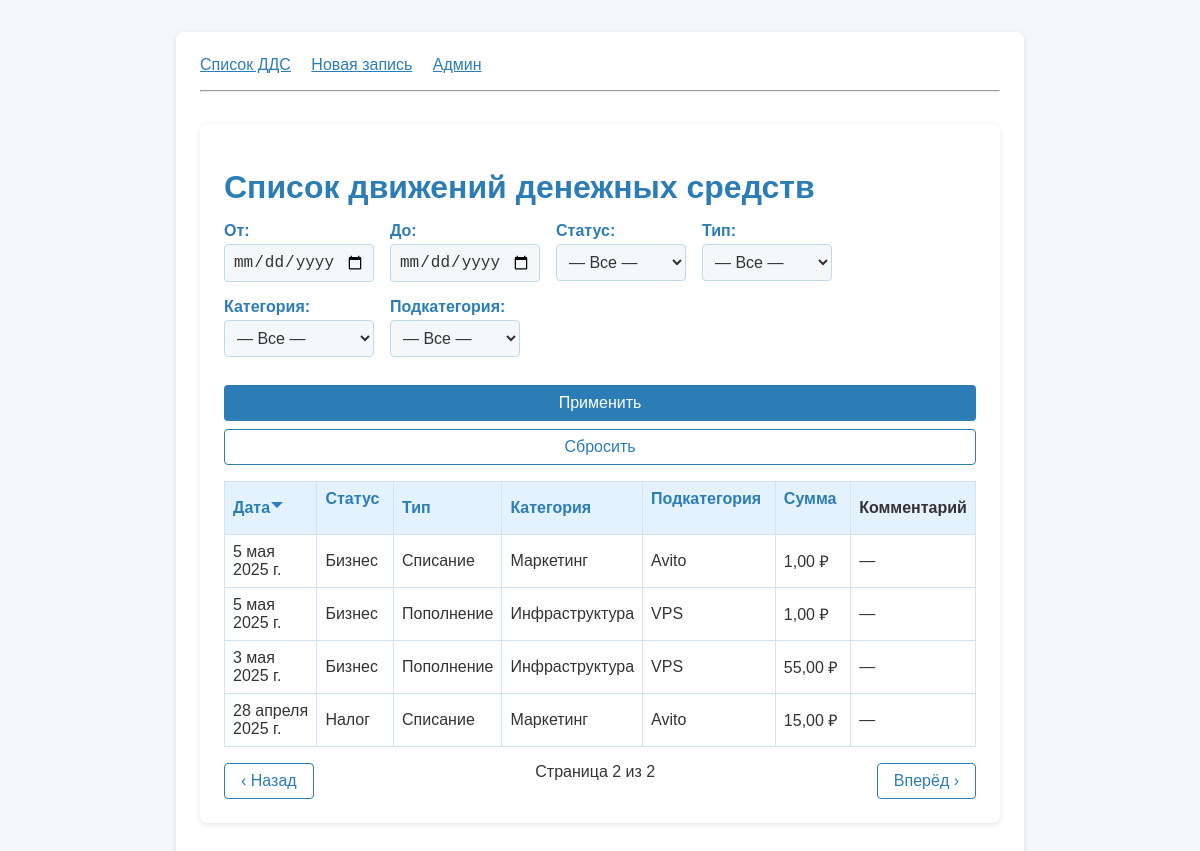
Screenshot of /?page=2 with the database file from the repository.
### cashflow/models.py (models this page shows, shortened)
class CashFlow(models.Model):
    created_at = models.DateField("Дата записи", default=timezone.now,
                                  help_text="Если нужно, вы можете изменить дату записи вручную")
    status = models.ForeignKey(Status, verbose_name=_("Статус"), on_delete=models.PROTECT)
    txn_type = models.ForeignKey(
        TransactionType, verbose_name=_("Тип операции"), on_delete=models.PROTECT
    )
    category = models.ForeignKey(Category, verbose_name=_("Категория"), on_delete=models.PROTECT)
    subcategory = models.ForeignKey(SubCategory, verbose_name=_("Подкатегория"), on_delete=models.PROTECT)
    amount = models.DecimalField(_("Сумма, ₽"), max_digits=12, decimal_places=2)
    comment = models.TextField(_("Комментарий"), blank=True)

class Status(models.Model):
    name = models.CharField(_("Название статуса"), max_length=50, unique=True)
    class Meta:
        verbose_name = "Статус"
        verbose_name_plural = "Статусы"

class TransactionType(models.Model):
    name = models.CharField(max_length=50, unique=True)
    class Meta:
        verbose_name = "Тип операции"
        verbose_name_plural = "Типы операций"

class Category(models.Model):
    name = models.CharField(max_length=100)
    txn_type = models.ForeignKey(
        TransactionType, on_delete=models.CASCADE, related_name="categories"
    )
    class Meta:
        unique_together = ("name", "txn_type")
        verbose_name = "Категория"
        verbose_name_plural = "Категории"

class SubCategory(models.Model):
    name = models.CharField(max_length=100)
    category = models.ForeignKey(
        Category, on_delete=models.CASCADE, related_name="subcategories"
    )
    class Meta:
        unique_together = ("name", "category")
        verbose_name = "Подкатегория"
        verbose_name_plural = "Подкатегории"

### cashflow/views.py (the view)
# urls.py: path("", CashFlowListView.as_view(), name="cashflow_list"),
class CashFlowListView(ListView):
    model = CashFlow
    template_name = "cashflow_list.html"
    context_object_name = "object_list"
    paginate_by = 10
    def get_queryset(self):
        qs = super().get_queryset().select_related(
            "status", "txn_type", "category", "subcategory"
        )
        params = self.request.GET
        if params.get("date_from"):
            qs = qs.filter(created_at__gte=params["date_from"])
        if params.get("date_to"):
            qs = qs.filter(created_at__lte=params["date_to"])
        if params.get("status"):
            qs = qs.filter(status_id=params["status"])
        if params.get("txn_type"):
            qs = qs.filter(txn_type_id=params["txn_type"])
        if params.get("category"):
            qs = qs.filter(category_id=params["category"])
        if params.get("subcategory"):
            qs = qs.filter(subcategory_id=params["subcategory"])
        ordering = params.get("ordering", "-created_at")
        return qs.order_by(ordering)
    def get_context_data(self, **kwargs):
        ctx = super().get_context_data(**kwargs)
        params = self.request.GET.copy()
        params.pop("page", None)
        ctx["clean_qs"] = params.urlencode()
        ctx["statuses"] = Status.objects.all()
        ctx["types"] = TransactionType.objects.all()
        ctx["categories"] = Category.objects.select_related("txn_type").all()
        ctx["subcategories"] = SubCategory.objects.select_related("category").all()
        ctx["selected_status"] = params.get("status", "")
        ctx["selected_type"] = params.get("txn_type", "")
        ctx["selected_category"] = params.get("category", "")
        ctx["selected_subcategory"] = params.get("subcategory", "")
        ctx["current_order"] = self.request.GET.get("ordering", "-created_at")
        return ctx

### cashflow/templates/cashflow_list.html (shortened to what this page needs)
{% extends "base.html" %}
{% block content %}
<div class="container">
  <h1>Список движений денежных средств</h1>
  <form method="get" action="{% url 'cashflow_list' %}" class="filter-form">
    <div class="filter-group">
      <div class="filter-field">
        <label for="id_date_from">От:</label>
        <input
          type="date"
          id="id_date_from"
          name="date_from"
          value="{{ filter.date_from|default_if_none:'' }}"
        >
      </div>
      <div class="filter-field">
        <label for="id_date_to">До:</label>
        <input
          type="date"
          id="id_date_to"
          name="date_to"
          value="{{ filter.date_to|default_if_none:'' }}"
        >
      </div>
      <div class="filter-field">
        <label for="id_status">Статус:</label>
        <select id="id_status" name="status">
          <option value=""
            {% if not filter.status %}selected{% endif %}>
            — Все —
          </option>
        </select>
      </div>
      <div class="filter-field">
        <label for="filter_type">Тип:</label>
        <select id="filter_type" name="txn_type">
          <option value=""
            {% if not filter.txn_type %}selected{% endif %}>
            — Все —
          </option>
        </select>
      </div>
      <div class="filter-field">
        <label for="filter_category">Категория:</label>
        <select id="filter_category" name="category">
          <option value=""
            {% if not filter.category %}selected{% endif %}>
            — Все —
          </option>
        </select>
      </div>
      <div class="filter-field">
        <label for="filter_subcategory">Подкатегория:</label>
        <select id="filter_subcategory" name="subcategory">
          <option value=""
            {% if not filter.subcategory %}selected{% endif %}>
            — Все —
          </option>
        </select>
      </div>
      <div class="filter-field filter-buttons">
        <button type="submit" class="btn btn-primary">Применить</button>
        <a href="{% url 'cashflow_list' %}" class="btn btn-secondary">Сбросить</a>
      </div>
    </div>
  </form>
  <table class="table">
    <thead>
      <tr>
        <th>
          {% if current_order == "created_at" %}
            <a href="{% url 'cashflow_list' %}?ordering=-created_at" class="sorted asc">Дата</a>
          {% elif current_order == "-created_at" %}
            <a href="{% url 'cashflow_list' %}?ordering=created_at" class="sorted desc">Дата</a>
          {% else %}
            <a href="{% url 'cashflow_list' %}?ordering=created_at">Дата</a>
          {% endif %}
        </th>
        <th>
          {% if current_order == "status__name" %}
            <a href="{% url 'cashflow_list' %}?ordering=-status__name" class="sorted asc">Статус</a>
          {% elif current_order == "-status__name" %}
            <a href="{% url 'cashflow_list' %}?ordering=status__name" class="sorted desc">Статус</a>
          {% else %}
            <a href="{% url 'cashflow_list' %}?ordering=status__name">Статус</a>
          {% endif %}
        </th>
        <th>
          {% if current_order == "txn_type__name" %}
            <a href="{% url 'cashflow_list' %}?ordering=-txn_type__name" class="sorted asc">Тип</a>
          {% elif current_order == "-txn_type__name" %}
            <a href="{% url 'cashflow_list' %}?ordering=txn_type__name" class="sorted desc">Тип</a>
          {% else %}
            <a href="{% url 'cashflow_list' %}?ordering=txn_type__name">Тип</a>
          {% endif %}
        </th>
        <th>
          {% if current_order == "category__name" %}
            <a href="{% url 'cashflow_list' %}?ordering=-category__name" class="sorted asc">Категория</a>
          {% elif current_order == "-category__name" %}
            <a href="{% url 'cashflow_list' %}?ordering=category__name" class="sorted desc">Категория</a>
          {% else %}
            <a href="{% url 'cashflow_list' %}?ordering=category__name">Категория</a>
          {% endif %}
        </th>
        <th>
          {% if current_order == "subcategory__name" %}
            <a href="{% url 'cashflow_list' %}?ordering=-subcategory__name" class="sorted asc">Подкатегория</a>
          {% elif current_order == "-subcategory__name" %}
            <a href="{% url 'cashflow_list' %}?ordering=subcategory__name" class="sorted desc">Подкатегория</a>
          {% else %}
            <a href="{% url 'cashflow_list' %}?ordering=subcategory__name">Подкатегория</a>
          {% endif %}
        </th>
        <th>
          {% if current_order == "amount" %}
            <a href="{% url 'cashflow_list' %}?ordering=-amount" class="sorted asc">Сумма</a>
          {% elif current_order == "-amount" %}
            <a href="{% url 'cashflow_list' %}?ordering=amount" class="sorted desc">Сумма</a>
          {% else %}
            <a href="{% url 'cashflow_list' %}?ordering=amount">Сумма</a>
          {% endif %}
        </th>
        <th>Комментарий</th>
      </tr>
    </thead>
    <tbody>
      {% for obj in object_list %}
        <tr>
          <td>{{ obj.created_at }}</td>
          <td>{{ obj.status.name }}</td>
          <td>{{ obj.txn_type.name }}</td>
          <td>{{ obj.category.name }}</td>
          <td>{{ obj.subcategory.name }}</td>
          <td>{{ obj.amount }} ₽</td>
          <td>{{ obj.comment|default:"—" }}</td>
        </tr>
      {% empty %}
        <tr><td colspan="7">Записи не найдены.</td></tr>
      {% endfor %}
    </tbody>
  </table>
  {% include "pagination.html" %}
</div>
{% endblock %}

### cashflow/static/styles.css (style rules this page uses)
:root { --bg-page: #f4f8fb; --bg-panel: #fff; --clr-text: #333; --clr-primary: #2c7db5; --clr-primary-d:#226a98; --clr-border: #c0dbe8; --clr-border-l: #d0e4f1; --clr-muted: #667; --clr-error: #d9534f; --radius: 4px; }
body { margin: 0; background: var(--bg-page); color: var(--clr-text); font-family: Arial, sans-serif; }
.container { max-width: 800px; margin: 2rem auto; padding: 1.5rem; background: var(--bg-panel); border-radius: 8px; box-shadow: 0 2px 6px rgba(0,0,0,0.1); }
h1 { margin-bottom: 1rem; color: var(--clr-primary); }
.btn { display: inline-block; padding: 0.5rem 1rem; border-radius: var(--radius); font-size: 1rem; text-decoration: none; text-align: center; cursor: pointer; user-select: none; border: 1px solid transparent; }
.btn-primary { background: var(--clr-primary); color: #fff; }
.btn-secondary { background: var(--bg-panel); color: var(--clr-primary); border-color: var(--clr-primary); }
.table { width: 100%; border-collapse: collapse; margin-top: 1rem; }
.table th, .table td { border: 1px solid var(--clr-border-l); padding: 0.5rem; }
.table th { background: #e3f2fd; text-align: left; }
.table th a { color: var(--clr-primary); text-decoration: none; }
.table th a.sorted { position: relative; padding-right: 1.2em; }
.table th a.sorted:after { content: ''; position: absolute; right: 0.4em; top: 50%; transform: translateY(-50%); border: 0.4em solid transparent; }
.table th a.sorted.desc:after { border-top-color: var(--clr-primary); }
.form-control, .filter-group input, .filter-group select, .form-group textarea { width: 100%; padding: 0.5rem; border: 1px solid var(--clr-border); border-radius: var(--radius); background: var(--bg-page); box-sizing: border-box; font-size: 1rem; color: var(--clr-text); }
.filter-form { margin-bottom: 1rem; }
.filter-group { display: flex; flex-wrap: wrap; gap: 0.75rem; align-items: center; }
.filter-group label { color: var(--clr-primary); white-space: nowrap; }
.filter-group input[type="date"], .filter-group select { max-width: 150px; background: var(--bg-page); }
.filter-group { display: flex; flex-wrap: wrap; gap: 1rem; align-items: flex-start; }
.filter-field { display: flex; flex-direction: column; white-space: nowrap; }
.filter-field > label { margin-bottom: 0.25rem; color: var(--clr-primary); font-weight: 600; }
.filter-field > input, .filter-field > select { min-width: 130px; padding: 0.5rem; border: 1px solid var(--clr-border); border-radius: var(--radius); background: var(--bg-page); box-sizing: border-box; }
.filter-buttons { flex: 0 0 100%; display: flex; gap: 0.5rem; margin-top: 0.75rem; }
.table th a { color: var(--clr-primary); text-decoration: none; position: relative; padding-right: 1.2em; }
.table th a:after { content: ""; position: absolute; right: 0.4em; top: 50%; transform: translateY(-50%); border: 0.4em solid transparent; }

### rows the page displays
CashFlow: created_at "5 мая 2025 г.", status.name "Бизнес", txn_type.name "Списание", category.name "Маркетинг", subcategory.name "Avito", amount "1,00", comment "—"
CashFlow: created_at "5 мая 2025 г.", status.name "Бизнес", txn_type.name "Пополнение", category.name "Инфраструктура", subcategory.name "VPS", amount "1,00", comment "—"
CashFlow: created_at "3 мая 2025 г.", status.name "Бизнес", txn_type.name "Пополнение", category.name "Инфраструктура", subcategory.name "VPS", amount "55,00", comment "—"
CashFlow: created_at "28 апреля 2025 г.", status.name "Налог", txn_type.name "Списание", category.name "Маркетинг", subcategory.name "Avito", amount "15,00", comment "—"

### other values shown
{{ page_obj.number }} "2"
{{ page_obj.paginator.num_pages }} "2"
